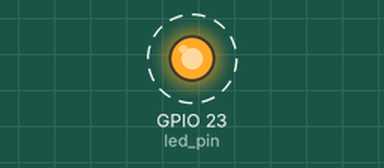
This program was run on a simulated Raspberry Pi (BCM pin numbers). Shown: output pins drawn as LEDs (lit = HIGH). Dashed ring = blinking.

Above: at 0.5 s.
Timing chart, 0 to 4.6 s (numbered marks = the images above):
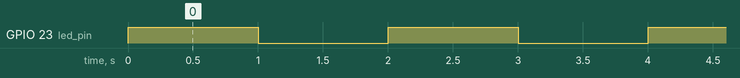

Measured:
- by itself, GPIO 23 (led_pin): alternates HIGH for 1.0 s and LOW for 1.0 s

The program:

led.py
```python
import wiringpi
import time
led_pin = 23
wiringpi.wiringPiSetupGpio()
wiringpi.pinMode( led_pin, 1 )
while True:
	wiringpi.digitalWrite( led_pin, 1 )
	time.sleep(1)
	wiringpi.digitalWrite( led_pin, 0 )
	time.sleep(1)
```
